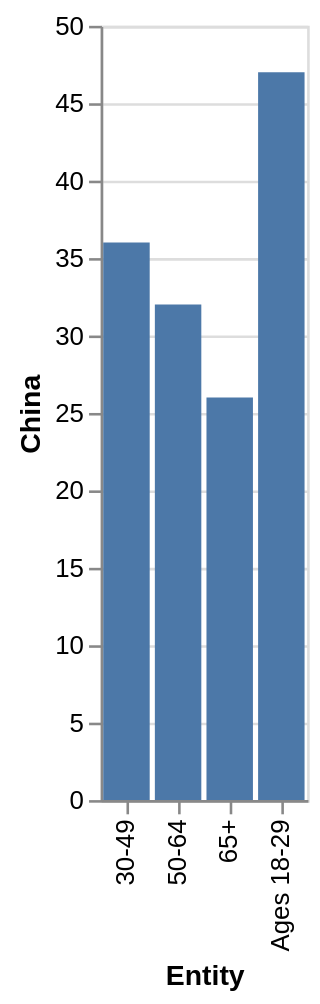

Write the Vega-Lite specification saved for this chart.
### Vega-Lite specification from a JSON file in a GitHub repository (floating-point values rounded to 4 significant figures)
{"$schema": "https://vega.github.io/schema/vega-lite/v5.json", "description": "Bar chart auto-generated from CSV", "data": {"values": [{"Entity": "65+", "China": 26}, {"Entity": "50-64", "China": 32}, {"Entity": "30-49", "China": 36}, {"Entity": "Ages 18-29", "China": 47}]}, "mark": "bar", "encoding": {"x": {"field": "Entity", "type": "ordinal"}, "y": {"field": "China", "type": "quantitative"}}}
